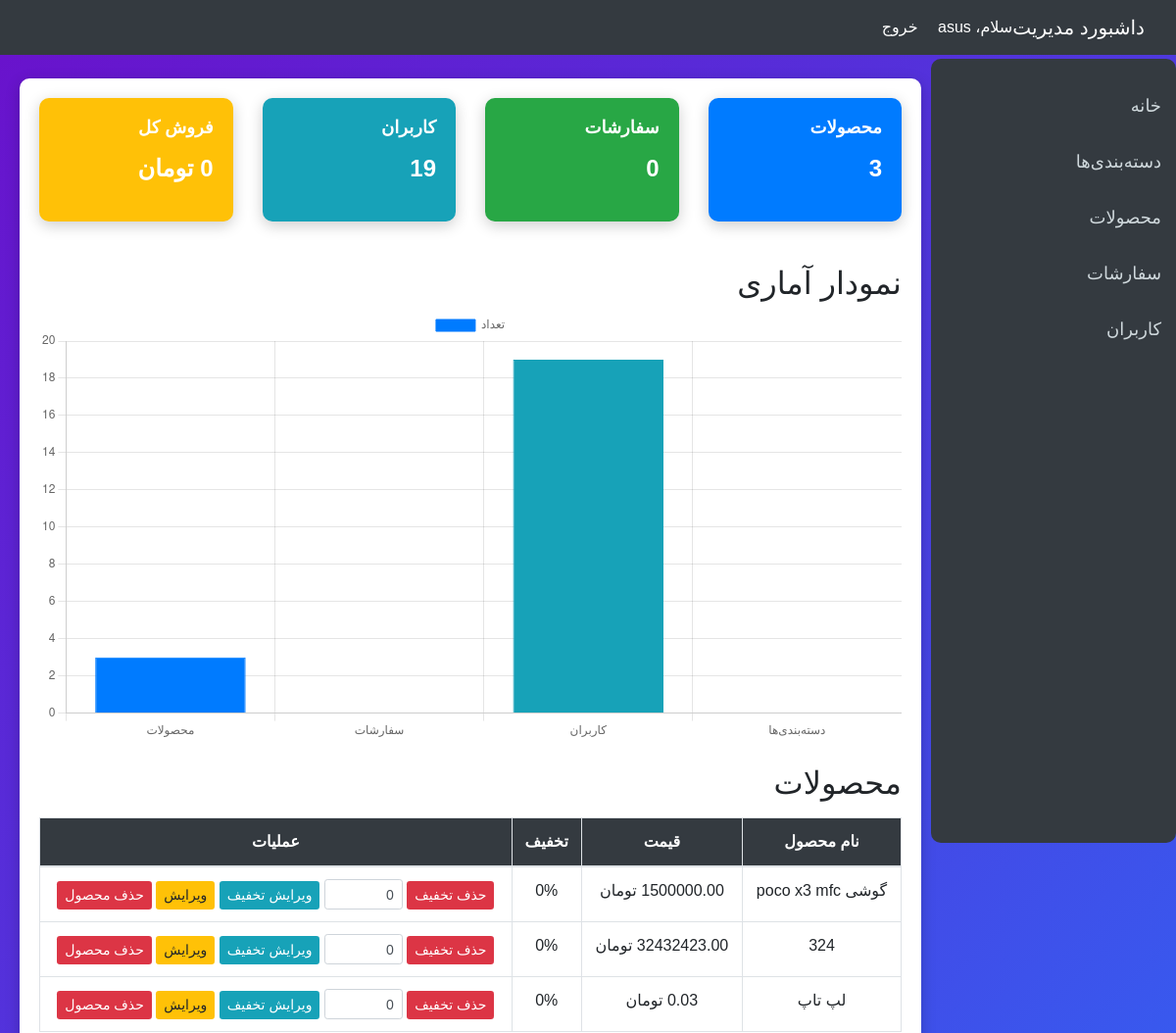
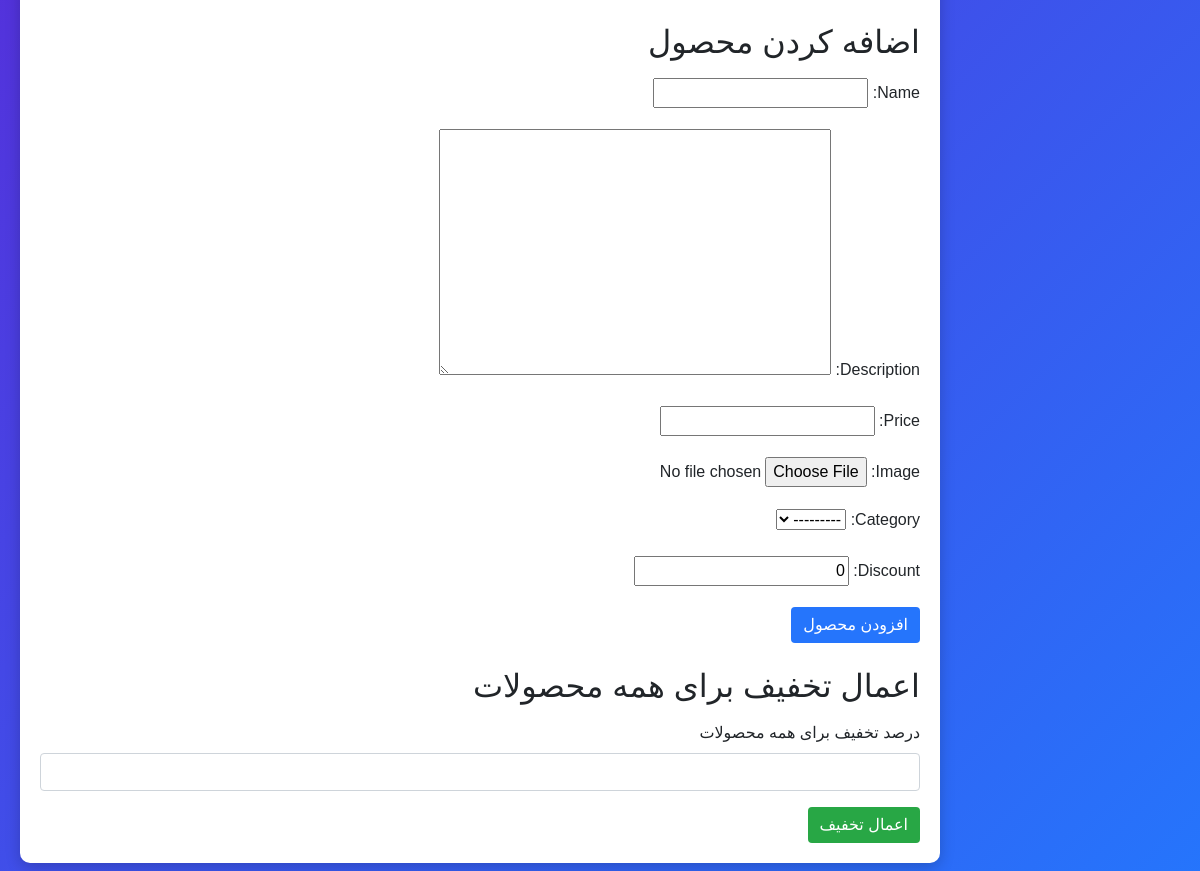
/admin-dashboard/ (signed in), run on the app's committed database (2 pictures, top to bottom).
### store/models.py (models this page shows, shortened)
class Product(models.Model):
    name = models.CharField(max_length=100)
    description = models.TextField()
    price = models.DecimalField(max_digits=10, decimal_places=2)
    image = models.ImageField(upload_to='products/', null=True, blank=True)
    category = models.ForeignKey(Category, on_delete=models.CASCADE, related_name='products', null=True, blank=True)
    user = models.ForeignKey(User, on_delete=models.SET_NULL, null=True, blank=True)
    discount = models.PositiveIntegerField(default=0)  # درصد تخفیف

### store/views.py (the view, shortened to what this page needs)
# urls.py: path('admin-dashboard/', AdminDashboardView.as_view(), name='admin_dashboard'),
@method_decorator([login_required, staff_member_required], name='dispatch')
class AdminDashboardView(View):
    def get(self, request, *args, **kwargs):
        products = Product.objects.all()
        orders = Order.objects.all().order_by('-date')[:5]  # Latest 5 orders
        users = User.objects.all()
        categories = Category.objects.all()
        total_sales = Order.objects.filter(is_paid=True).aggregate(total=Sum('total'))['total'] or 0
        order_count = orders.count()
        product_count = products.count()
        user_count = users.count()
        category_count = categories.count()
        chart_data = json.dumps({
            'products': product_count,
            'orders': order_count,
            'users': user_count,
            'categories': category_count
        })
        form = ProductForm()  # Form for adding new product
        discount_form = DiscountForm()  # Form for bulk discount
        edit_form = None  # Default: No product is being edited
        product_id = request.GET.get('edit_product')
        if product_id:
            product = get_object_or_404(Product, id=product_id)
            edit_form = ProductEditForm(instance=product)
        context = {
            'products': products,
            'orders': orders,
            'users': users,
            'categories': categories,
            'total_sales': total_sales,
            'order_count': order_count,
            'product_count': product_count,
            'user_count': user_count,
            'category_count': category_count,
            'form': form,
            'discount_form': discount_form,
            'edit_form': edit_form,  # Add edit form to context
            'chart_data': chart_data  # Send chart data to template
        }
        return render(request, 'store/admin_dashboard.html', context)

### store/forms.py
class ProductForm(forms.ModelForm):
    class Meta:
        model = Product
        fields = ['name', 'description', 'price', 'image', 'category', 'discount']  # اضافه کردن discount

class DiscountForm(forms.Form):
    bulk_discount = forms.IntegerField(
        label="درصد تخفیف برای همه محصولات",
        min_value=0,
        max_value=100,
        required=True,
        widget=forms.NumberInput(attrs={'class': 'form-control'})
    )

### store/templates/store/admin_dashboard.html (shortened to what this page needs)
<!DOCTYPE html>
<html lang="fa">
<head>
    <link href="https://cdn.jsdelivr.net/npm/bootstrap@4.6.2/dist/css/bootstrap.min.css" rel="stylesheet">
    <link href="https://cdn.jsdelivr.net/npm/@fortawesome/fontawesome-free/css/all.min.css" rel="stylesheet">
</head>
<body>
    <nav class="navbar navbar-expand-lg navbar-dark">
        <a class="navbar-brand" href="#">داشبورد مدیریت</a>
        <div class="ml-auto">
            <span class="navbar-text">سلام، {{ request.user.username }}</span>
            <a href="{% url 'logout' %}" class="nav-link d-inline-block ml-3">خروج</a>
        </div>
    </nav>
    <div class="sidebar">
        <a href="#">خانه</a>
        <a href="#">دسته‌بندی‌ها</a>
        <a href="#">محصولات</a>
        <a href="#">سفارشات</a>
        <a href="#">کاربران</a>
    </div>
    <div class="content container">
        <div class="stats row">
            <div class="col-md-3">
                <div class="card text-white bg-primary">
                    <div class="card-body">
                        <h5 class="card-title">محصولات</h5>
                        <p>{{ product_count }}</p>
                    </div>
                </div>
            </div>
            <div class="col-md-3">
                <div class="card text-white bg-success">
                    <div class="card-body">
                        <h5 class="card-title">سفارشات</h5>
                        <p>{{ order_count }}</p>
                    </div>
                </div>
            </div>
            <div class="col-md-3">
                <div class="card text-white bg-info">
                    <div class="card-body">
                        <h5 class="card-title">کاربران</h5>
                        <p>{{ user_count }}</p>
                    </div>
                </div>
            </div>
            <div class="col-md-3">
                <div class="card text-white bg-warning">
                    <div class="card-body">
                        <h5 class="card-title">فروش کل</h5>
                        <p>{{ total_sales }} تومان</p>
                    </div>
                </div>
            </div>
        </div>
        <h2 class="mt-4">نمودار آماری</h2>
        <canvas id="adminChart" width="400" height="200"></canvas>
        <script>
            var ctx = document.getElementById('adminChart').getContext('2d');
            var chartData = JSON.parse('{{ chart_data|escapejs }}');
            var myChart = new Chart(ctx, {
                type: 'bar',
                data: {
                    labels: ['محصولات', 'سفارشات', 'کاربران', 'دسته‌بندی‌ها'],
                    datasets: [{
                        label: 'تعداد',
                        data: [chartData.products, chartData.orders, chartData.users, chartData.categories],
                        backgroundColor: ['#007bff', '#28a745', '#17a2b8', '#ffc107'],
                        borderColor: ['#007bff', '#28a745', '#17a2b8', '#ffc107'],
                        borderWidth: 1
                    }]
                },
                options: {
                    responsive: true,
                    scales: {
                        y: {
                            beginAtZero: true
                        }
                    }
                }
            });
        </script>
        <h2 class="mt-4">محصولات</h2>
        <table class="table table-bordered mt-3">
            <thead>
                <tr>
                    <th>نام محصول</th>
                    <th>قیمت</th>
                    <th>تخفیف</th>
                    <th>عملیات</th>
                </tr>
            </thead>
            <tbody>
                {% for product in products %}
                <tr>
                    <td>{{ product.name }}</td>
                    <td>{{ product.price }} تومان</td>
                    <td>{{ product.discount }}%</td>
                    <td>
                        <form method="POST" style="display:inline;">
                            <button type="submit" name="remove_discount" class="btn btn-danger btn-sm">حذف تخفیف</button>
                        </form>
                        <form method="POST" style="display:inline;">
                            <input type="number" name="discount" value="{{ product.discount }}" min="0" max="100" class="form-control form-control-sm d-inline" style="width: 80px;">
                            <button type="submit" name="update_discount" class="btn btn-info btn-sm">ویرایش تخفیف</button>
                        </form>
                        <a href="{% url 'edit_product' product.id %}" class="btn btn-warning btn-sm">ویرایش</a>
                        <form method="POST" style="display:inline;">
                            <button type="submit" name="delete_product" class="btn btn-danger btn-sm">حذف محصول</button>
                        </form>
                    </td>
                </tr>
                {% endfor %}
            </tbody>
        </table>
           <h2 class="mt-4">اضافه کردن محصول</h2>
           <form method="POST" enctype="multipart/form-data" class="mt-3">
               {{ form.as_p }}
               <button type="submit" name="add_product" class="btn btn-primary">افزودن محصول</button>
           </form>
           <h2 class="mt-4">اعمال تخفیف برای همه محصولات</h2>
           <form method="POST" class="mt-3">
               <div class="form-group">
                   <label for="bulk_discount">درصد تخفیف برای همه محصولات</label>
                   <input type="number" name="bulk_discount" id="bulk_discount" class="form-control" min="0" max="100" required>
               </div>
               <button type="submit" name="apply_bulk_discount" class="btn btn-success">اعمال تخفیف</button>
           </form>
       </div>
   </body>
   </html>

### store/templates/store/admin_dashboard.html (style rules this page uses)
body { font-family: 'Vazir', sans-serif; direction: rtl; text-align: right; background: linear-gradient(135deg, #6a11cb, #2575fc); min-height: 100vh; display: flex; justify-content: flex-start; align-items: flex-start; margin-top: 60px; }
.container { background: #fff; border-radius: 10px; box-shadow: 0 4px 15px rgba(0, 0, 0, 0.2); padding: 20px; width: 100%; max-width: 1200px; margin: 20px; }
.navbar { background-color: #343a40; border-radius: 0; position: fixed; top: 0; width: 100%; z-index: 1000; }
.navbar-brand, .nav-link, .navbar-text { color: #fff !important; }
.sidebar { width: 250px; background-color: #343a40; height: 100vh; position: fixed; top: 60px; right: 0; padding-top: 20px; z-index: 999; border-radius: 10px; }
.sidebar a { color: #cfd8dc; display: block; padding: 15px; text-decoration: none; font-size: 18px; }
.content { margin-right: 260px; padding: 20px; width: calc(100% - 260px); }
.card { border: none; border-radius: 10px; box-shadow: 0 4px 15px rgba(0, 0, 0, 0.2); }
.stats .card { margin-bottom: 20px; }
.stats .card-title { font-size: 18px; font-weight: bold; }
.stats .card p { font-size: 24px; font-weight: bold; }
table { border-collapse: collapse; width: 100%; }
table th, table td { text-align: center; vertical-align: middle; padding: 10px; }
table th { background-color: #343a40; color: #fff; }
.btn { background: #2575fc; border: none; transition: background 0.3s; }
.btn-danger { background: #dc3545; border: none; }
.btn-warning { background: #ffc107; border: none; }
.btn-info { background: #17a2b8; border: none; }
.btn-success { background: #28a745; border: none; }

### data on the page
Product: name "گوشی poco x3 mfc", price "1500000.00", discount "0"
Product: name "324", discount "0"
Product: name "لپ تاپ", discount "0"

### other printed values
{{ request.user.username }} "asus"
{{ product_count }} "3"
{{ order_count }} "0"
{{ user_count }} "19"
{{ total_sales }} "0"
